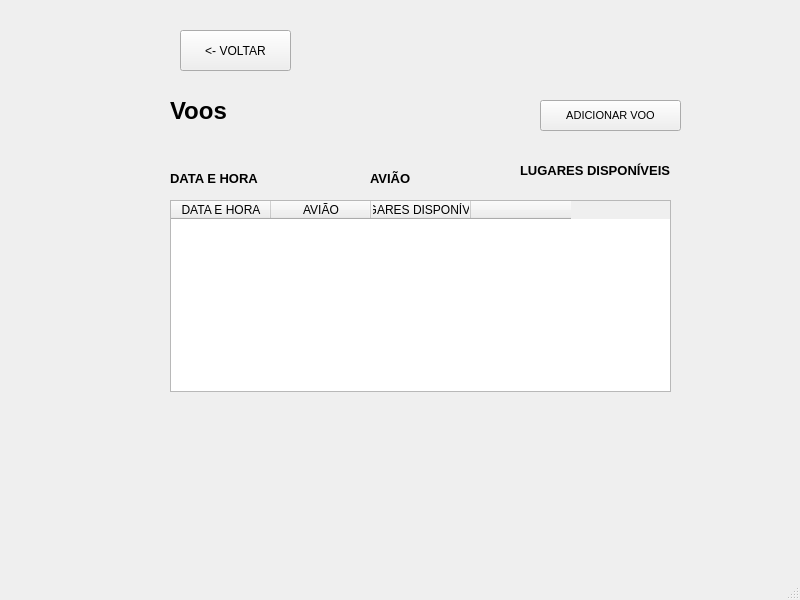
<?xml version="1.0" encoding="UTF-8"?>
<ui version="4.0">
 <class>MainWindow</class>
 <widget class="QMainWindow" name="MainWindow">
  <property name="geometry">
   <rect>
    <x>0</x>
    <y>0</y>
    <width>800</width>
    <height>600</height>
   </rect>
  </property>
  <property name="windowTitle">
   <string>MainWindow</string>
  </property>
  <widget class="QWidget" name="centralwidget">
   <widget class="QPushButton" name="botaoVoltar">
    <property name="geometry">
     <rect>
      <x>180</x>
      <y>30</y>
      <width>111</width>
      <height>41</height>
     </rect>
    </property>
    <property name="text">
     <string>&lt;- VOLTAR</string>
    </property>
   </widget>
   <widget class="QLabel" name="label">
    <property name="geometry">
     <rect>
      <x>170</x>
      <y>90</y>
      <width>61</width>
      <height>41</height>
     </rect>
    </property>
    <property name="font">
     <font>
      <pointsize>18</pointsize>
      <weight>75</weight>
      <bold>true</bold>
     </font>
    </property>
    <property name="text">
     <string>Voos</string>
    </property>
   </widget>
   <widget class="QLabel" name="label_2">
    <property name="geometry">
     <rect>
      <x>170</x>
      <y>170</y>
      <width>101</width>
      <height>16</height>
     </rect>
    </property>
    <property name="font">
     <font>
      <pointsize>10</pointsize>
      <weight>75</weight>
      <bold>true</bold>
     </font>
    </property>
    <property name="text">
     <string>DATA E HORA</string>
    </property>
   </widget>
   <widget class="QLabel" name="label_3">
    <property name="geometry">
     <rect>
      <x>370</x>
      <y>170</y>
      <width>49</width>
      <height>16</height>
     </rect>
    </property>
    <property name="font">
     <font>
      <pointsize>10</pointsize>
      <weight>75</weight>
      <bold>true</bold>
     </font>
    </property>
    <property name="text">
     <string>AVIÃO</string>
    </property>
   </widget>
   <widget class="QLabel" name="label_5">
    <property name="geometry">
     <rect>
      <x>520</x>
      <y>160</y>
      <width>151</width>
      <height>20</height>
     </rect>
    </property>
    <property name="font">
     <font>
      <pointsize>10</pointsize>
      <weight>75</weight>
      <bold>true</bold>
     </font>
    </property>
    <property name="text">
     <string>LUGARES DISPONÍVEIS</string>
    </property>
   </widget>
   <widget class="QPushButton" name="addFlightButton">
    <property name="geometry">
     <rect>
      <x>540</x>
      <y>100</y>
      <width>141</width>
      <height>31</height>
     </rect>
    </property>
    <property name="font">
     <font>
      <pointsize>8</pointsize>
     </font>
    </property>
    <property name="text">
     <string>ADICIONAR VOO</string>
    </property>
   </widget>
   <widget class="QTableWidget" name="flightsTable">
    <property name="geometry">
     <rect>
      <x>170</x>
      <y>200</y>
      <width>501</width>
      <height>192</height>
     </rect>
    </property>
    <column>
     <property name="text">
      <string>DATA E HORA</string>
     </property>
    </column>
    <column>
     <property name="text">
      <string>AVIÃO</string>
     </property>
    </column>
    <column>
     <property name="text">
      <string>LUGARES DISPONÍVEIS</string>
     </property>
    </column>
    <column>
     <property name="text">
      <string/>
     </property>
    </column>
   </widget>
  </widget>
  <widget class="QMenuBar" name="menubar">
   <property name="geometry">
    <rect>
     <x>0</x>
     <y>0</y>
     <width>800</width>
     <height>21</height>
    </rect>
   </property>
  </widget>
  <widget class="QStatusBar" name="statusbar"/>
 </widget>
 <resources/>
 <connections/>
</ui>
